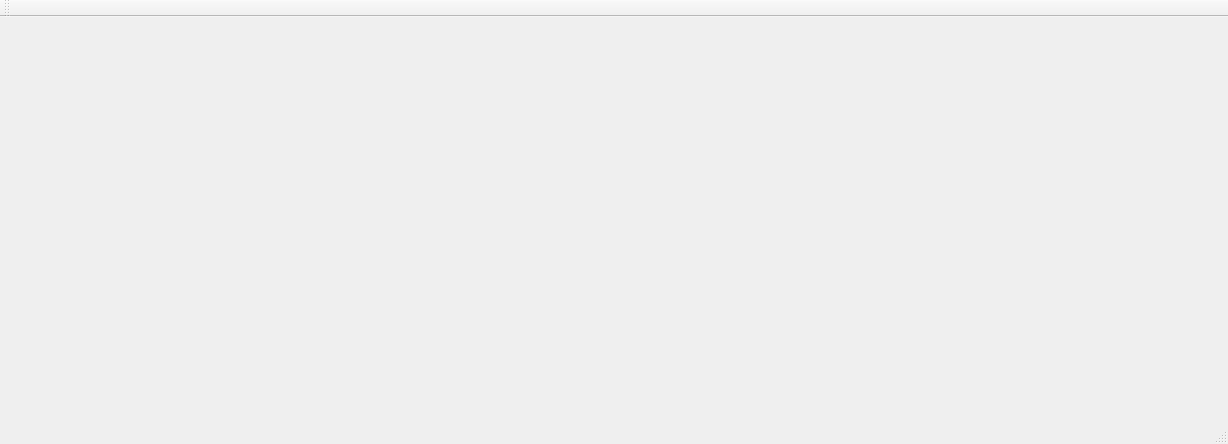
<?xml version="1.0" encoding="UTF-8"?>
<ui version="4.0">
 <class>MainWindow</class>
 <widget class="QMainWindow" name="MainWindow">
  <property name="geometry">
   <rect>
    <x>0</x>
    <y>0</y>
    <width>1228</width>
    <height>444</height>
   </rect>
  </property>
  <property name="windowTitle">
   <string>MainWindow</string>
  </property>
  <widget class="QWidget" name="centralWidget"/>
  <widget class="QMenuBar" name="menuBar">
   <property name="geometry">
    <rect>
     <x>0</x>
     <y>0</y>
     <width>1228</width>
     <height>20</height>
    </rect>
   </property>
  </widget>
  <widget class="QToolBar" name="mainToolBar">
   <attribute name="toolBarArea">
    <enum>TopToolBarArea</enum>
   </attribute>
   <attribute name="toolBarBreak">
    <bool>false</bool>
   </attribute>
  </widget>
  <widget class="QStatusBar" name="statusBar"/>
 </widget>
 <layoutdefault spacing="6" margin="11"/>
 <resources/>
 <connections/>
</ui>
